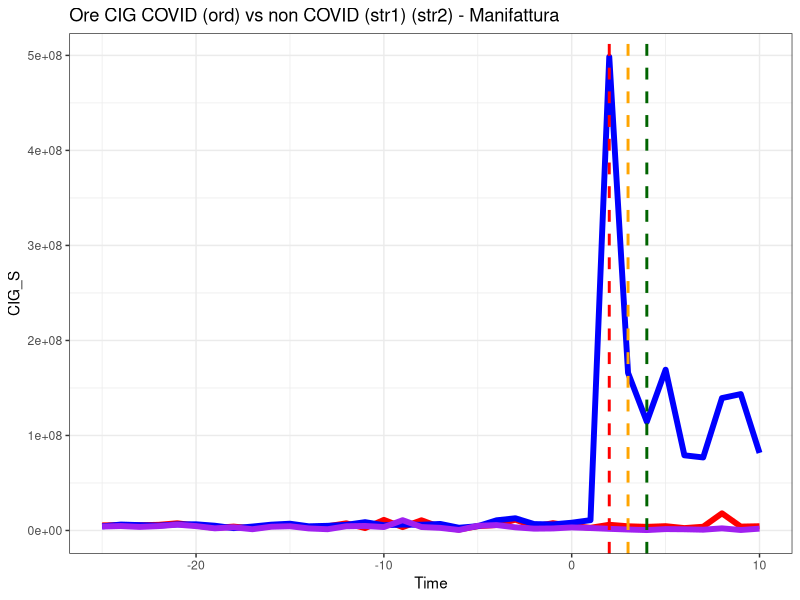
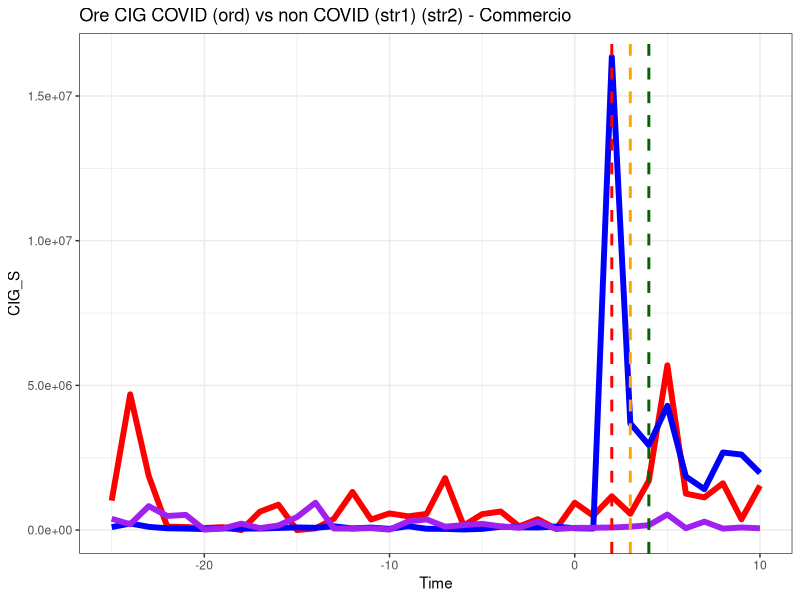
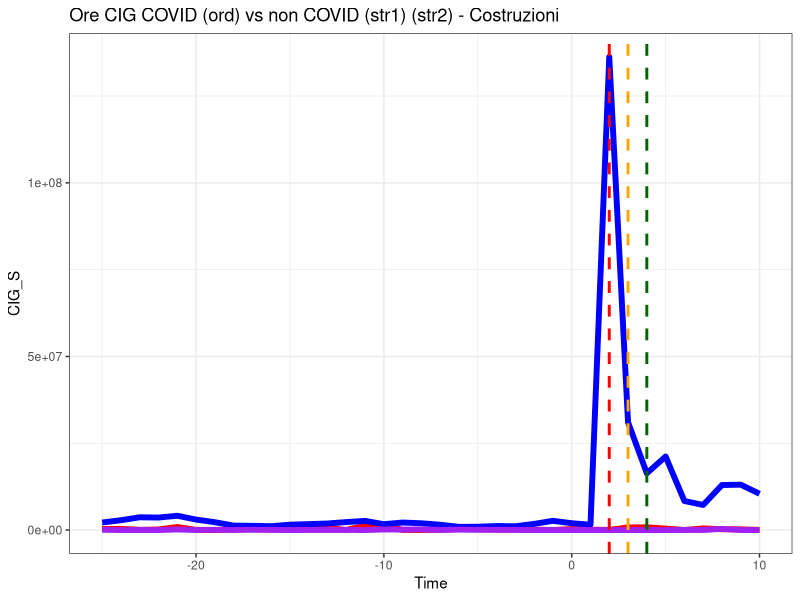
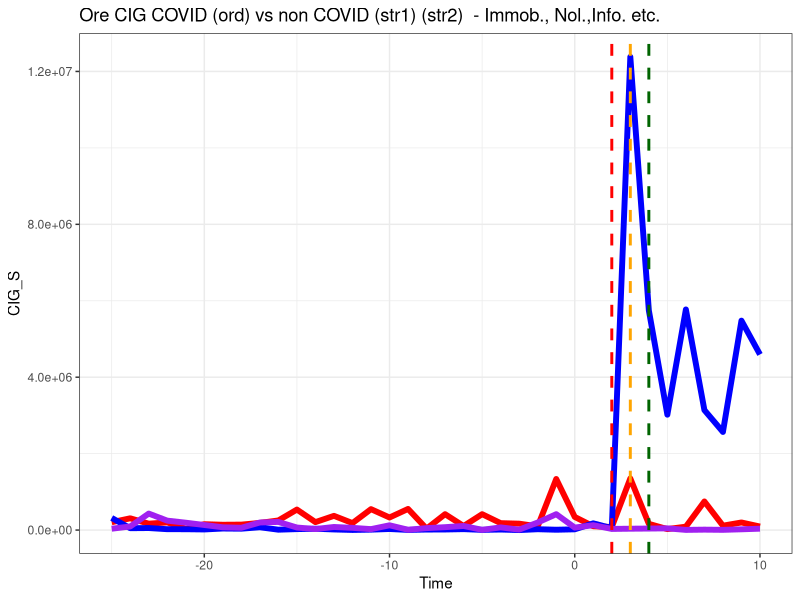
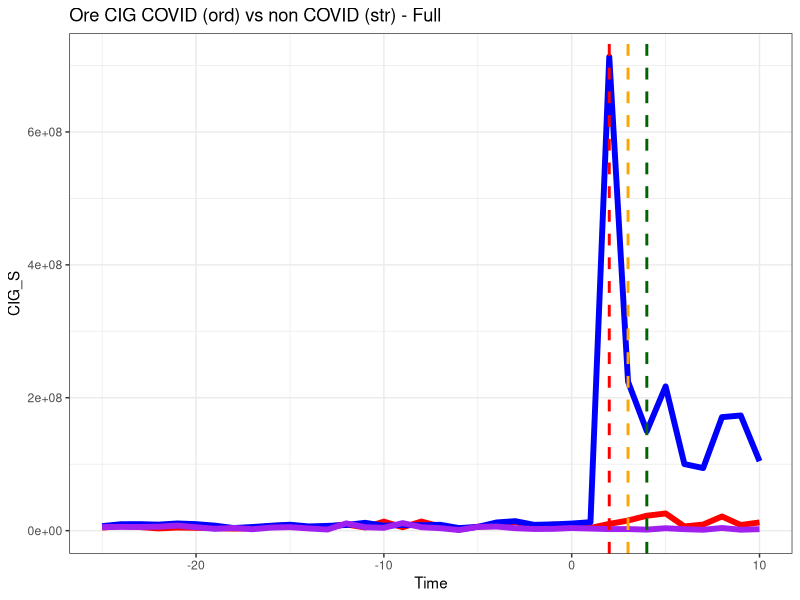
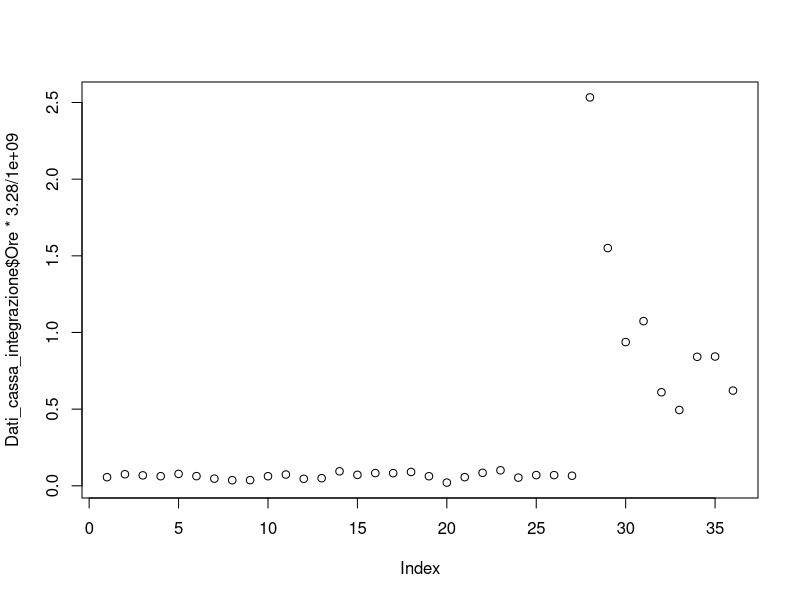

Reproduce these figures in R, in order.
library(readxl)
library(ggplot2)

Dati_cassa_integrazione <- read_excel("Dati_cassa_integrazione.xlsx")
Dati_cassa_integrazione_Manifattura <- read_excel("Cassa_integrazione_Ordered.xlsx",sheet = "Manifattura")


ggplot(data=Dati_cassa_integrazione_Manifattura ,aes(x=Time,y=CIG_S))+geom_line(size=2,color = "red")+
geom_line(size=2,color = "blue",aes(x=Time,y=CIG_O))+
  geom_line(size=2,color = "purple",aes(x=Time,y=CIG_SL))+
  geom_vline(xintercept = 2, linetype="dashed", color = "red", size=1)+
  geom_vline(xintercept = 3, linetype="dashed", color = "orange", size=1)+ 
  geom_vline(xintercept = 4, linetype="dashed", color = "darkgreen", size=1)+
ggtitle("Ore CIG COVID (ord) vs non COVID (str1) (str2) - Manifattura")+
theme_bw() 

Dati_cassa_integrazione_Manifattura_DID <- read_excel("Cassa_integrazione_Ordered.xlsx",sheet = "Manifattura_DID")

did_Manifattura <-lm(Hours ~  C + T1 + T2+T3 + C*T1 +C*T2+C*T3, data = Dati_cassa_integrazione_Manifattura_DID)
summary(did_Manifattura)


Dati_cassa_integrazione_Commercio <- read_excel("Cassa_integrazione_Ordered.xlsx",sheet = "Commercio")


ggplot(data=Dati_cassa_integrazione_Commercio  ,aes(x=Time,y=CIG_S))+geom_line(size=2,color = "red")+
  geom_line(size=2,color = "blue",aes(x=Time,y=CIG_O))+
  geom_line(size=2,color = "purple",aes(x=Time,y=CIG_SL))+
  geom_vline(xintercept = 2, linetype="dashed", color = "red", size=1)+
  geom_vline(xintercept = 3, linetype="dashed", color = "orange", size=1)+ 
  geom_vline(xintercept = 4, linetype="dashed", color = "darkgreen", size=1)+
  ggtitle("Ore CIG COVID (ord) vs non COVID (str1) (str2) - Commercio")+
  theme_bw() 

Dati_cassa_integrazione_Commercio_DID <- read_excel("Cassa_integrazione_Ordered.xlsx",sheet = "Commercio_DID")

did_Commercio <-lm(Hours ~  C + T1 + T2+T3 + C*T1 +C*T2+C*T3, data = Dati_cassa_integrazione_Commercio_DID )
summary(did_Commercio)


Dati_cassa_integrazione_Costruzioni<- read_excel("Cassa_integrazione_Ordered.xlsx", sheet = "Costruzioni")


ggplot(data=Dati_cassa_integrazione_Costruzioni   ,aes(x=Time,y=CIG_S))+geom_line(size=2,color = "red")+
  geom_line(size=2,color = "blue",aes(x=Time,y=CIG_O))+
  geom_line(size=2,color = "purple",aes(x=Time,y=CIG_SL))+
  geom_vline(xintercept = 2, linetype="dashed", color = "red", size=1)+
  geom_vline(xintercept = 3, linetype="dashed", color = "orange", size=1)+ 
  geom_vline(xintercept = 4, linetype="dashed", color = "darkgreen", size=1)+
  ggtitle("Ore CIG COVID (ord) vs non COVID (str1) (str2) - Costruzioni ")+
  theme_bw() 

Dati_cassa_integrazione_Costruzioni_DID <- read_excel("Cassa_integrazione_Ordered.xlsx",sheet = "Costruzioni_DID")

did_Costruzioni <-lm(Hours ~  C + T1 + T2+T3 + C*T1 +C*T2+C*T3, data = Dati_cassa_integrazione_Costruzioni_DID )
summary(did_Costruzioni)


Dati_cassa_integrazione_Immobiliare<- read_excel("Cassa_integrazione_Ordered.xlsx", sheet = "Immobiliare")

ggplot(data=Dati_cassa_integrazione_Immobiliare   ,aes(x=Time,y=CIG_S))+geom_line(size=2,color = "red")+
  geom_line(size=2,color = "blue",aes(x=Time,y=CIG_O))+
  geom_line(size=2,color = "purple",aes(x=Time,y=CIG_SL))+
  geom_vline(xintercept = 2, linetype="dashed", color = "red", size=1)+
  geom_vline(xintercept = 3, linetype="dashed", color = "orange", size=1)+ 
  geom_vline(xintercept = 4, linetype="dashed", color = "darkgreen", size=1)+
  ggtitle("Ore CIG COVID (ord) vs non COVID (str1) (str2)  - Immob., Nol.,Info. etc. ")+
  theme_bw() 

Dati_cassa_integrazione_Immobiliare_DID <- read_excel("Cassa_integrazione_Ordered.xlsx",sheet = "Immobiliare_DID")

did_Immobiliare <-lm(Hours ~  C + T1 + T2+T3 + C*T1 +C*T2+C*T3, data = Dati_cassa_integrazione_Immobiliare_DID )
summary(did_Immobiliare)


Dati_cassa_integrazione_Full<- read_excel("Cassa_integrazione_Ordered.xlsx", sheet = "Full")

ggplot(data=Dati_cassa_integrazione_Full  ,aes(x=Time,y=CIG_S))+geom_line(size=2,color = "red")+
  geom_line(size=2,color = "blue",aes(x=Time,y=CIG_O))+
  geom_line(size=2,color = "purple",aes(x=Time,y=CIG_SL))+
  geom_vline(xintercept = 2, linetype="dashed", color = "red", size=1)+
  geom_vline(xintercept = 3, linetype="dashed", color = "orange", size=1)+ 
  geom_vline(xintercept = 4, linetype="dashed", color = "darkgreen", size=1)+
  ggtitle("Ore CIG COVID (ord) vs non COVID (str) - Full ")+
  theme_bw() 


Dati_cassa_integrazione_Full_DID <- read_excel("Cassa_integrazione_Ordered.xlsx",sheet = "Full_DID")

did_Full <-lm(Hours ~  C + T1 + T2+T3 + C*T1 +C*T2+C*T3, data = Dati_cassa_integrazione_Full_DID )
summary(did_Full)



reg<-lm(Ore *3.28 /1000000000 ~ Time+ T1+T2+T3,data=Dati_cassa_integrazione)
summary(reg)

plot(Dati_cassa_integrazione$Ore*3.28 /1000000000 )
